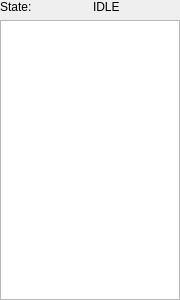
<?xml version="1.0" encoding="UTF-8"?>
<ui version="4.0">
 <class>snowgui::FocusingProgressWidget</class>
 <widget class="QWidget" name="snowgui::FocusingProgressWidget">
  <property name="geometry">
   <rect>
    <x>0</x>
    <y>0</y>
    <width>180</width>
    <height>300</height>
   </rect>
  </property>
  <property name="minimumSize">
   <size>
    <width>180</width>
    <height>0</height>
   </size>
  </property>
  <property name="maximumSize">
   <size>
    <width>180</width>
    <height>16777215</height>
   </size>
  </property>
  <property name="windowTitle">
   <string>Form</string>
  </property>
  <layout class="QGridLayout" name="gridLayout">
   <property name="leftMargin">
    <number>0</number>
   </property>
   <property name="topMargin">
    <number>0</number>
   </property>
   <property name="rightMargin">
    <number>0</number>
   </property>
   <property name="bottomMargin">
    <number>0</number>
   </property>
   <item row="0" column="1">
    <widget class="QLabel" name="stateField">
     <property name="text">
      <string>IDLE</string>
     </property>
    </widget>
   </item>
   <item row="0" column="0">
    <widget class="QLabel" name="stateLabel">
     <property name="text">
      <string>State:</string>
     </property>
    </widget>
   </item>
   <item row="1" column="0" colspan="2">
    <widget class="QTableWidget" name="pointTable"/>
   </item>
  </layout>
 </widget>
 <resources/>
 <connections/>
</ui>
